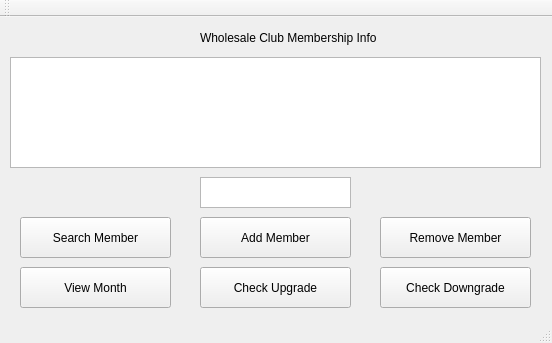
<?xml version="1.0" encoding="UTF-8"?>
<ui version="4.0">
 <class>MainWindow</class>
 <widget class="QMainWindow" name="MainWindow">
  <property name="geometry">
   <rect>
    <x>0</x>
    <y>0</y>
    <width>552</width>
    <height>343</height>
   </rect>
  </property>
  <property name="windowTitle">
   <string>MainWindow</string>
  </property>
  <widget class="QWidget" name="centralWidget">
   <widget class="QLabel" name="lblTitle">
    <property name="geometry">
     <rect>
      <x>200</x>
      <y>10</y>
      <width>221</width>
      <height>21</height>
     </rect>
    </property>
    <property name="text">
     <string>Wholesale Club Membership Info</string>
    </property>
   </widget>
   <widget class="QPushButton" name="btnAdd">
    <property name="geometry">
     <rect>
      <x>200</x>
      <y>200</y>
      <width>151</width>
      <height>41</height>
     </rect>
    </property>
    <property name="text">
     <string>Add Member</string>
    </property>
   </widget>
   <widget class="QPushButton" name="btnMonth">
    <property name="geometry">
     <rect>
      <x>20</x>
      <y>250</y>
      <width>151</width>
      <height>41</height>
     </rect>
    </property>
    <property name="text">
     <string>View Month</string>
    </property>
   </widget>
   <widget class="QPushButton" name="btnSearch">
    <property name="geometry">
     <rect>
      <x>20</x>
      <y>200</y>
      <width>151</width>
      <height>41</height>
     </rect>
    </property>
    <property name="text">
     <string>Search Member</string>
    </property>
   </widget>
   <widget class="QPushButton" name="btnRemove">
    <property name="geometry">
     <rect>
      <x>380</x>
      <y>200</y>
      <width>151</width>
      <height>41</height>
     </rect>
    </property>
    <property name="text">
     <string>Remove Member</string>
    </property>
   </widget>
   <widget class="QTextBrowser" name="textBrowser">
    <property name="geometry">
     <rect>
      <x>10</x>
      <y>40</y>
      <width>531</width>
      <height>111</height>
     </rect>
    </property>
   </widget>
   <widget class="QTextEdit" name="textEdit">
    <property name="geometry">
     <rect>
      <x>200</x>
      <y>160</y>
      <width>151</width>
      <height>31</height>
     </rect>
    </property>
   </widget>
   <widget class="QPushButton" name="btnUpgrade">
    <property name="geometry">
     <rect>
      <x>200</x>
      <y>250</y>
      <width>151</width>
      <height>41</height>
     </rect>
    </property>
    <property name="text">
     <string>Check Upgrade</string>
    </property>
   </widget>
   <widget class="QPushButton" name="btnDowngrade">
    <property name="geometry">
     <rect>
      <x>380</x>
      <y>250</y>
      <width>151</width>
      <height>41</height>
     </rect>
    </property>
    <property name="text">
     <string>Check Downgrade</string>
    </property>
   </widget>
  </widget>
  <widget class="QMenuBar" name="menuBar">
   <property name="geometry">
    <rect>
     <x>0</x>
     <y>0</y>
     <width>552</width>
     <height>17</height>
    </rect>
   </property>
  </widget>
  <widget class="QToolBar" name="mainToolBar">
   <attribute name="toolBarArea">
    <enum>TopToolBarArea</enum>
   </attribute>
   <attribute name="toolBarBreak">
    <bool>false</bool>
   </attribute>
  </widget>
  <widget class="QStatusBar" name="statusBar"/>
 </widget>
 <layoutdefault spacing="6" margin="11"/>
 <resources/>
 <connections/>
</ui>
